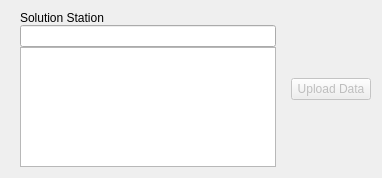
             <widget class="QWidget" name="page_2">
              <layout class="QHBoxLayout" name="horizontalLayout_12">
               <item>
                <widget class="QWidget" name="layout" native="true">
                 <layout class="QVBoxLayout" name="verticalLayout_2">
                  <property name="spacing">
                   <number>0</number>
                  </property>
                  <property name="topMargin">
                   <number>0</number>
                  </property>
                  <property name="bottomMargin">
                   <number>0</number>
                  </property>
                  <item>
                   <widget class="QLabel" name="label_42">
                    <property name="text">
                     <string>Solution Station</string>
                    </property>
                   </widget>
                  </item>
                  <item>
                   <widget class="QLineEdit" name="lineEdit">
                    <property name="sizePolicy">
                     <sizepolicy hsizetype="Expanding" vsizetype="Expanding">
                      <horstretch>0</horstretch>
                      <verstretch>0</verstretch>
                     </sizepolicy>
                    </property>
                   </widget>
                  </item>
                  <item>
                   <widget class="QListWidget" name="listWidget">
                    <property name="sizePolicy">
                     <sizepolicy hsizetype="Expanding" vsizetype="Maximum">
                      <horstretch>0</horstretch>
                      <verstretch>0</verstretch>
                     </sizepolicy>
                    </property>
                    <property name="minimumSize">
                     <size>
                      <width>0</width>
                      <height>15</height>
                     </size>
                    </property>
                    <property name="maximumSize">
                     <size>
                      <width>16777215</width>
                      <height>120</height>
                     </size>
                    </property>
                   </widget>
                  </item>
                 </layout>
                </widget>
               </item>
               <item>
                <widget class="QPushButton" name="up_data2">
                 <property name="enabled">
                  <bool>false</bool>
                 </property>
                 <property name="text">
                  <string>Upload Data</string>
                 </property>
                </widget>
               </item>
              </layout>
             </widget>
